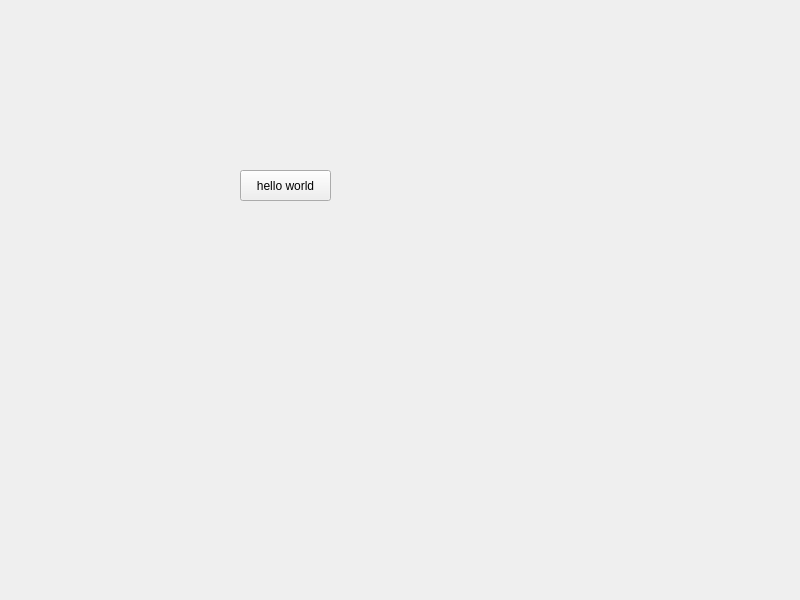
<?xml version="1.0" encoding="UTF-8"?>
<ui version="4.0">
 <class>Widget</class>
 <widget class="QWidget" name="Widget">
  <property name="geometry">
   <rect>
    <x>0</x>
    <y>0</y>
    <width>800</width>
    <height>600</height>
   </rect>
  </property>
  <property name="windowTitle">
   <string>Widget</string>
  </property>
  <widget class="QPushButton" name="pushButton">
   <property name="geometry">
    <rect>
     <x>240</x>
     <y>170</y>
     <width>91</width>
     <height>31</height>
    </rect>
   </property>
   <property name="text">
    <string>hello world</string>
   </property>
  </widget>
 </widget>
 <resources/>
 <connections/>
</ui>
